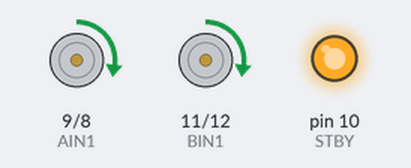
A sketch run on a simulated Arduino Uno, built with avr-gcc and run on an emulated ATmega328P. Parts: motor-driver pin pairs drawn as motors (green arrow = first pin HIGH = forward, orange = second pin HIGH = backward, longer = more drive, scaled by the enable pin, stopped while the standby pin is LOW), output pins drawn as LEDs (lit = HIGH).

Above: at 1.0 s.
At 2.5 s:
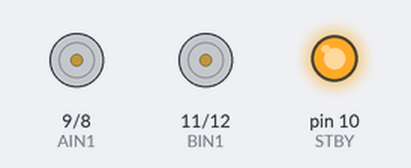
At 4.0 s:
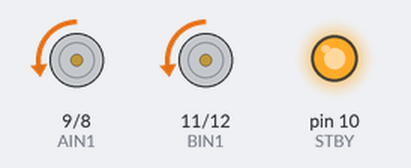
Timing chart, 0 to 7.8 s (numbered marks = the images above):
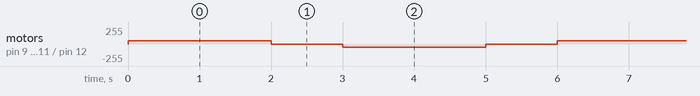

The sketch:

robot_find_minPWM_wheel_rotation.ino
```cpp
const uint8_t PWMA = 5, AIN1 = 9, AIN2 = 8, STBY = 10;
const uint8_t BIN1 = 11, BIN2 = 12, PWMB = 6;

const int DIR_A = 1;
const int DIR_B = 1;
const int TEST_PWM = 50;

void setMotor(uint8_t in1, uint8_t in2, uint8_t pwm, int u) {
  digitalWrite(in1, u >= 0);
  digitalWrite(in2, u < 0);
  analogWrite(pwm, abs(u));
}

void drive(int s) {
  setMotor(AIN1, AIN2, PWMA, s * DIR_A);
  setMotor(BIN1, BIN2, PWMB, s * DIR_B);
}

void setup() {
  pinMode(STBY, OUTPUT);
  pinMode(AIN1, OUTPUT); pinMode(AIN2, OUTPUT);
  pinMode(BIN1, OUTPUT); pinMode(BIN2, OUTPUT);
  pinMode(PWMA, OUTPUT); pinMode(PWMB, OUTPUT);
  digitalWrite(STBY, HIGH);
}

void loop() {
  drive(TEST_PWM);   delay(2000);
  drive(0);          delay(1000);
  drive(-TEST_PWM);  delay(2000);
  drive(0);          delay(1000);
}
```

Measured:
- by itself, motor on pin 9 (AIN1) / pin 8 (AIN2), motor on pin 11 (BIN1) / pin 12 (BIN2): repeats every 6.0 s: stopped 1.0 s, backward 50/255 2.0 s, stopped 1.0 s, forward 50/255 2.0 s
